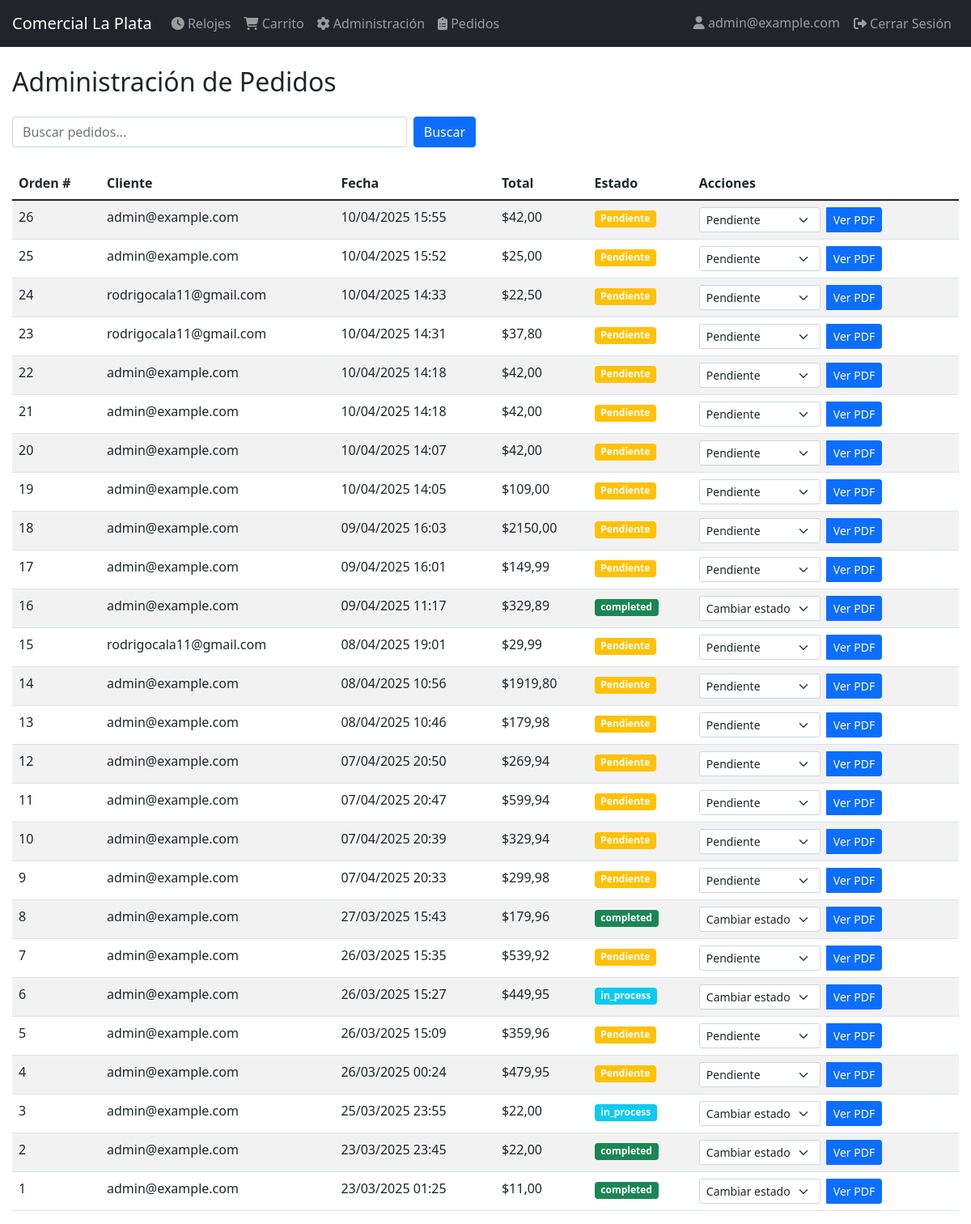
The app's page /dashboard/orders/ (signed in), older data.
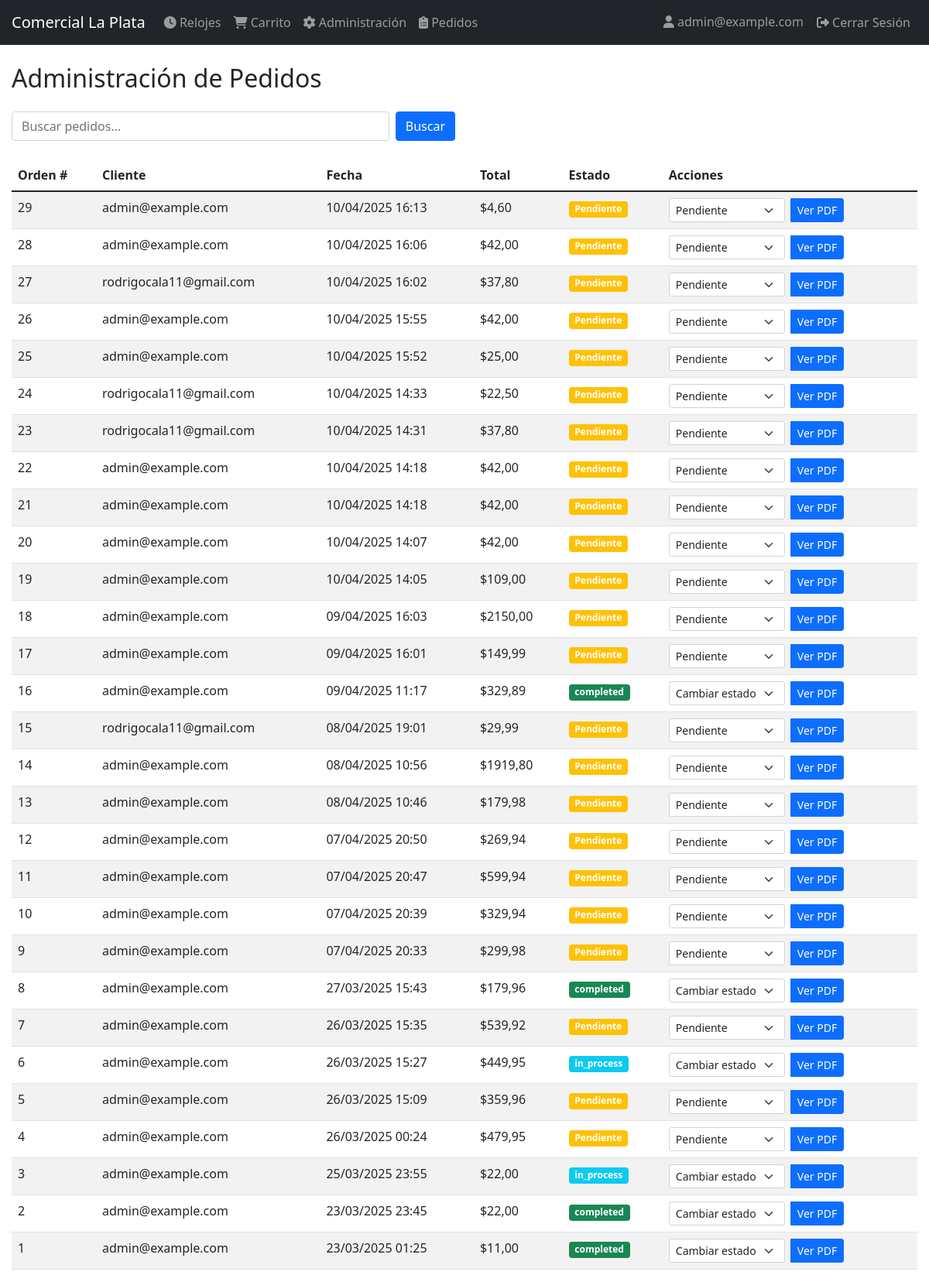
The same page, newer data.
### store/models.py (models this page shows, shortened)
class Customer(AbstractUser):
    ROLE_CHOICES = [
        ('admin', 'Administrador'),
        ('seller', 'Vendedor'),
        ('customer', 'Cliente'),
    ]
    username = None  # Deshabilitamos el campo username
    email = models.EmailField(unique=True)
    dni = models.CharField(max_length=20, unique=True, verbose_name='DNI')
    phone = models.CharField(max_length=20, blank=True, null=True, verbose_name='Teléfono')
    address = models.TextField(blank=True, null=True, verbose_name='Dirección')
    role = models.CharField(max_length=10, choices=ROLE_CHOICES, default='customer', verbose_name='Rol')
    has_discount = models.BooleanField(default=False, verbose_name='Tiene descuento')
    USERNAME_FIELD = 'email'
    REQUIRED_FIELDS = ['dni']
    class Meta:
        db_table = 'customer'
        verbose_name = 'Cliente'
        verbose_name_plural = 'Clientes'

class Order(models.Model):
    STATUS_CHOICES = [
        ('pending', 'Pendiente'),
        ('processing', 'En Proceso'),
        ('shipped', 'Enviado'),
        ('delivered', 'Entregado'),
        ('cancelled', 'Cancelado'),
    ]
    customer = models.ForeignKey(Customer, on_delete=models.CASCADE)
    created_at = models.DateTimeField(auto_now_add=True)
    status = models.CharField(max_length=20, choices=STATUS_CHOICES, default='pending')
    total = models.DecimalField(max_digits=10, decimal_places=2, default=0)
    observations = models.TextField(blank=True, null=True, verbose_name='Observaciones')
    shipping_method = models.CharField(max_length=100, verbose_name='Medio de transporte', default='Retiro en tienda')
    target_customer = models.CharField(max_length=255, blank=True, null=True, verbose_name='Cliente')
    class Meta:
        verbose_name = 'Pedido'
        verbose_name_plural = 'Pedidos'
        ordering = ['-created_at']

### store/views.py (the view, shortened to what this page needs)
# urls.py: path('dashboard/orders/', views.admin_orders, name='admin_orders'),
@user_passes_test(is_admin_or_operator)
def admin_orders(request):
    orders = Order.objects.all()
    search_query = request.GET.get('q', '')
    orders = orders.order_by('-created_at')
    return render(request, 'store/admin/orders.html', {
        'orders': orders,
        'search_query': search_query
    })

### store/context_processors.py (called while the page is built)
def cart_processor(request):
    if not request.user.is_authenticated:
        return {'cart_count': 0}
    cart = request.session.get('cart', {})
    cart_count = sum(quantity for quantity in cart.values())
    return {'cart_count': cart_count}

### store/views.py (called while the page is built)
def is_admin_or_operator(user):
    return user.is_staff or user.is_superuser

### store/templates/store/admin/orders.html (shortened to what this page needs)
{% extends 'store/base.html' %}
{% block content %}
<h2 class="mb-4">Administración de Pedidos</h2>
<div class="row mb-4">
    <div class="col-md-6">
        <form method="get" class="d-flex">
            <input type="text" name="q" class="form-control me-2" placeholder="Buscar pedidos..." value="{{ search_query }}">
            <button type="submit" class="btn btn-primary">Buscar</button>
        </form>
    </div>
</div>
<div class="table-responsive">
    <table class="table table-striped">
        <thead>
            <tr>
                <th>Orden #</th>
                <th>Cliente</th>
                <th>Fecha</th>
                <th>Total</th>
                <th>Estado</th>
                <th>Acciones</th>
            </tr>
        </thead>
        <tbody>
            {% for order in orders %}
            <tr>
                <td>{{ order.id }}</td>
                <td>{{ order.customer.email }}</td>
                <td>{{ order.created_at|date:"d/m/Y H:i" }}</td>
                <td>${{ order.total }}</td>
                <td>
                    <span class="badge {% if order.status == 'pending' %}bg-warning{% elif order.status == 'in_process' %}bg-info{% else %}bg-success{% endif %}">
                        {{ order.get_status_display }}
                    </span>
                </td>
                <td>
                    <div class="btn-group">
                        <form method="post" action="{% url 'admin_update_order' order.id %}" class="me-2">
                            <select name="status" class="form-select form-select-sm" onchange="this.form.submit()">
                                <option value="">Cambiar estado</option>
                                {% for status, label in order.STATUS_CHOICES %}
                                    <option value="{{ status }}" {% if status == order.status %}selected{% endif %}>
                                        {{ label }}
                                    </option>
                                {% endfor %}
                            </select>
                        </form>
                        <button type="button" class="btn btn-primary btn-sm" onclick="openPdfWindow({{ order.id }})">
                            Ver PDF
                        </button>
                    </div>
                </td>
            </tr>
            {% empty %}
            <tr>
                <td colspan="6" class="text-center">No hay pedidos registrados.</td>
            </tr>
            {% endfor %}
        </tbody>
    </table>
</div>
{% endblock %}

### store/templates/store/base.html (shortened to what this page needs)
<!DOCTYPE html>
<html lang="es">
<head>
    <link href="https://cdn.jsdelivr.net/npm/bootstrap@5.1.3/dist/css/bootstrap.min.css" rel="stylesheet">
    <link rel="stylesheet" href="https://cdnjs.cloudflare.com/ajax/libs/font-awesome/6.5.0/css/all.min.css">
    {% load static %}
    <link rel="stylesheet" href="{% static 'store/css/styles.css' %}">
</head>
<body>
    <nav class="navbar navbar-expand-lg navbar-dark bg-dark mb-4">
        <div class="container">
            <a class="navbar-brand" href="{% url 'home' %}">Comercial La Plata</a>
            <div class="collapse navbar-collapse" id="navbarNav">
                <ul class="navbar-nav me-auto">
                    <li class="nav-item">
                        <a class="nav-link" href="{% url 'product_list' %}">
                            <i class="fas fa-clock"></i> Relojes
                        </a>
                    </li>
                    {% if user.is_authenticated %}
                    <li class="nav-item">
                        <a class="nav-link position-relative" href="{% url 'cart' %}">
                            <i class="fas fa-shopping-cart"></i> Carrito
                        </a>
                    </li>
                    {% if user.is_staff %}
                    <li class="nav-item">
                        <a class="nav-link" href="{% url 'admin:index' %}">
                            <i class="fas fa-cog"></i> Administración
                        </a>
                    </li>
                    <li class="nav-item">
                        <a class="nav-link" href="{% url 'admin_orders' %}">
                            <i class="fas fa-clipboard-list"></i> Pedidos
                        </a>
                    </li>
                    {% endif %}
                    {% endif %}
                </ul>
                <ul class="navbar-nav">
                    {% if user.is_authenticated %}
                        <li class="nav-item">
                            <span class="nav-link">
                                <i class="fas fa-user"></i> {{ user.email }}
                            </span>
                        </li>
                        <li class="nav-item">
                            <form method="post" action="{% url 'logout' %}" class="d-inline">
                                <button type="submit" class="btn btn-link nav-link">
                                    <i class="fas fa-sign-out-alt"></i> Cerrar Sesión
                                </button>
                            </form>
                        </li>
                    {% endif %}
                </ul>
            </div>
        </div>
    </nav>
    <div class="container">
        {% block content %}{% endblock %}
    </div>
</body>
</html>

### store/static/store/css/styles.css (style rules this page uses)
.container { max-width: 1200px; margin: 0 auto; padding: 0 15px; }

Row changes from the older to the newer data that the page shows:
added Order: id "29", customer.email "admin@example.com", created_at "10/04/2025 16:13", total "4,60", status "Pendiente"
added Order: id "28", customer.email "admin@example.com", created_at "10/04/2025 16:06", total "42,00", status "Pendiente"
added Order: id "27", customer.email "rodrigocala11@gmail.com", created_at "10/04/2025 16:02", total "37,80", status "Pendiente"
